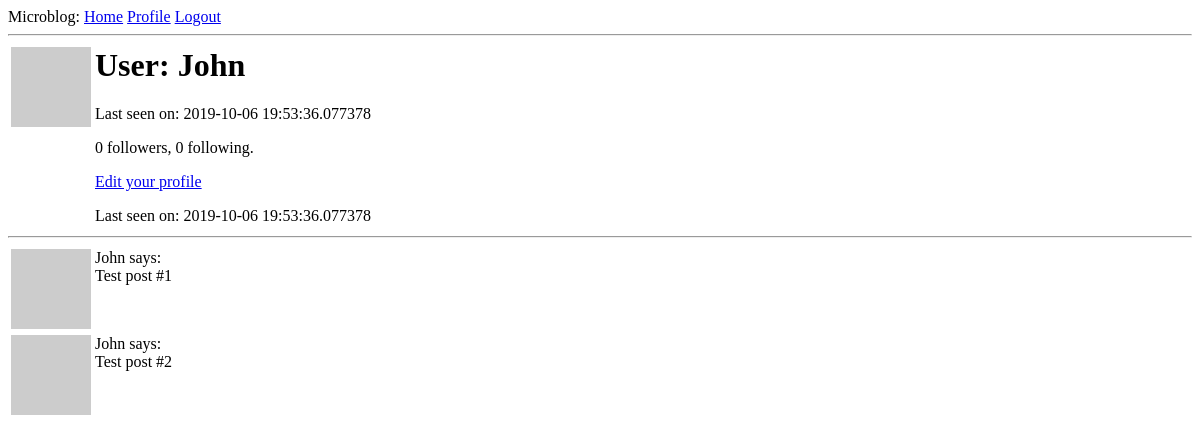
Page /user/John (signed in) on the earlier database version.
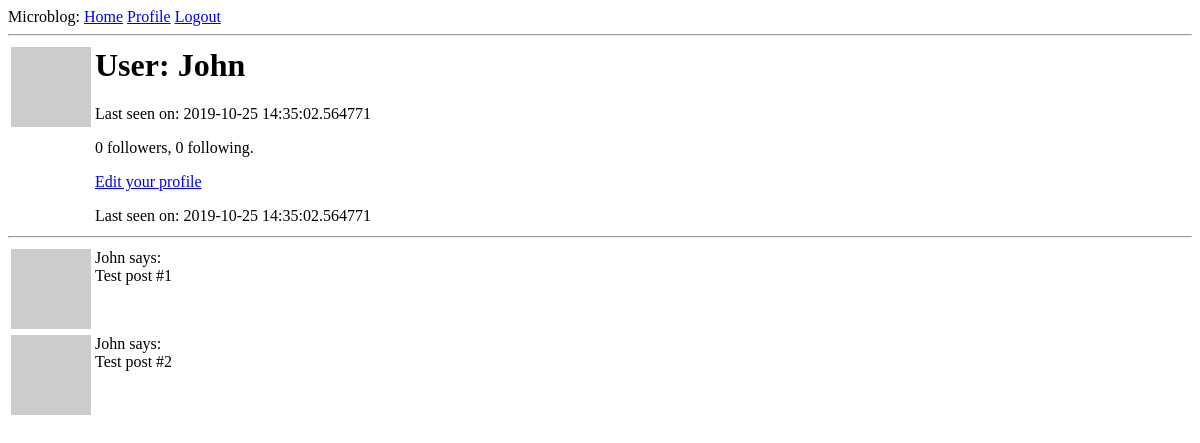
Same page on the later database version.
### app/models.py (models this page shows, shortened)
class User(UserMixin, db.Model):
    id = db.Column(db.Integer, primary_key=True)
    username = db.Column(db.String(64), index=True, unique=True)
    email = db.Column(db.String(120), index=True, unique=True)
    password_hash = db.Column(db.String(128))
    posts = db.relationship('Post', backref='author', lazy='dynamic')
    about_me = db.Column(db.String(140))
    last_seen = db.Column(db.DateTime, default=datetime.utcnow)
    def avatar(self, size):
        digest = md5(self.email.lower().encode('utf-8')).hexdigest()
        print('https://www.gravatar.com/avatar/{}?d=identicon&s={}'.format(digest, size))
        return 'https://www.gravatar.com/avatar/{}?d=identicon&s={}'.format(digest, size)
    followed = db.relationship(
        "User", secondary=followers,
        primaryjoin=(followers.c.follower_id== id),
        secondaryjoin=(followers.c.followed_id == id),
        backref=db.backref("followers", lazy="dynamic"), lazy="dynamic")

### app/routes.py (the view)
@myApp.route('/user/<username>')
@login_required
def user(username):
    user = User.query.filter_by(username=username).first_or_404()
    posts = [
        {'author': user, 'body': 'Test post #1'},
        {'author': user, 'body': 'Test post #2'}
    ]
    return render_template('user.html', user=user, posts=posts)

### app/models.py (called while the page is built)
@login.user_loader
def load_user(id):
    return User.query.get(int(id))

### app/routes.py (called while the page is built)
@myApp.before_request
def before_request():
    if current_user.is_authenticated:
        current_user.last_seen = datetime.utcnow()
        db.session.commit()

### app/templates/user.html (shortened to what this page needs)
{% extends "base.html" %}
{% block content %}
    <table>
        <tr valign="top">
            <td><img src="{{ user.avatar(128) }}"></td>
            <td>
                <h1>User: {{ user.username }}</h1>
                {% if user.last_seen %}<p>Last seen on: {{ user.last_seen }}</p>{% endif %}
                <p>{{ user.followers.count() }} followers, {{ user.followed.count() }} following.</p>
                {% if user == current_user %}
                <p><a href="{{ url_for('edit_profile') }}">Edit your profile</a></p>
                {% elif not current_user.is_following(user) %}
                <p><a href="{{ url_for('follow', username=user.username) }}">Follow</a></p>
                {% else %}
                <p><a href="{{ url_for('unfollow', username=user.username) }}">Unfollow</a></p>
                {% endif %}
                {% if user.last_seen %}<p>Last seen on: {{ user.last_seen }}</p>{% endif %}
            </td>
        </tr>
    </table>
    <hr>
    {% for post in posts %}
        {% include '_post.html' %}
    {% endfor %}
{% endblock %}

### app/templates/base.html (shortened to what this page needs)
<html>
    <head>
    </head>
    <body>
        <div>
            Microblog:
            <a href="{{ url_for('index') }}">Home</a>
            {% if current_user.is_anonymous %}
            <a href="{{ url_for('login') }}">Login</a>
            {% else %}
            <a href="{{ url_for('user', username=current_user.username) }}">Profile</a>
            <a href="{{ url_for('logout') }}">Logout</a>
            {% endif %}
        </div>
        <hr>
        {% block content %}{% endblock %}
    </body>
</html>

### app/templates/_post.html
    <table>
        <tr valign="top">
            <td><img src="{{ post.author.avatar(36) }}"></td>
            <td>{{ post.author.username }} says:<br>{{ post.body }}</td>
        </tr>
    </table>

Differences in the rows shown:
changed User "John": last_seen "2019-10-06 19:53:36.077378" → "2019-10-25 14:35:02.564771"
